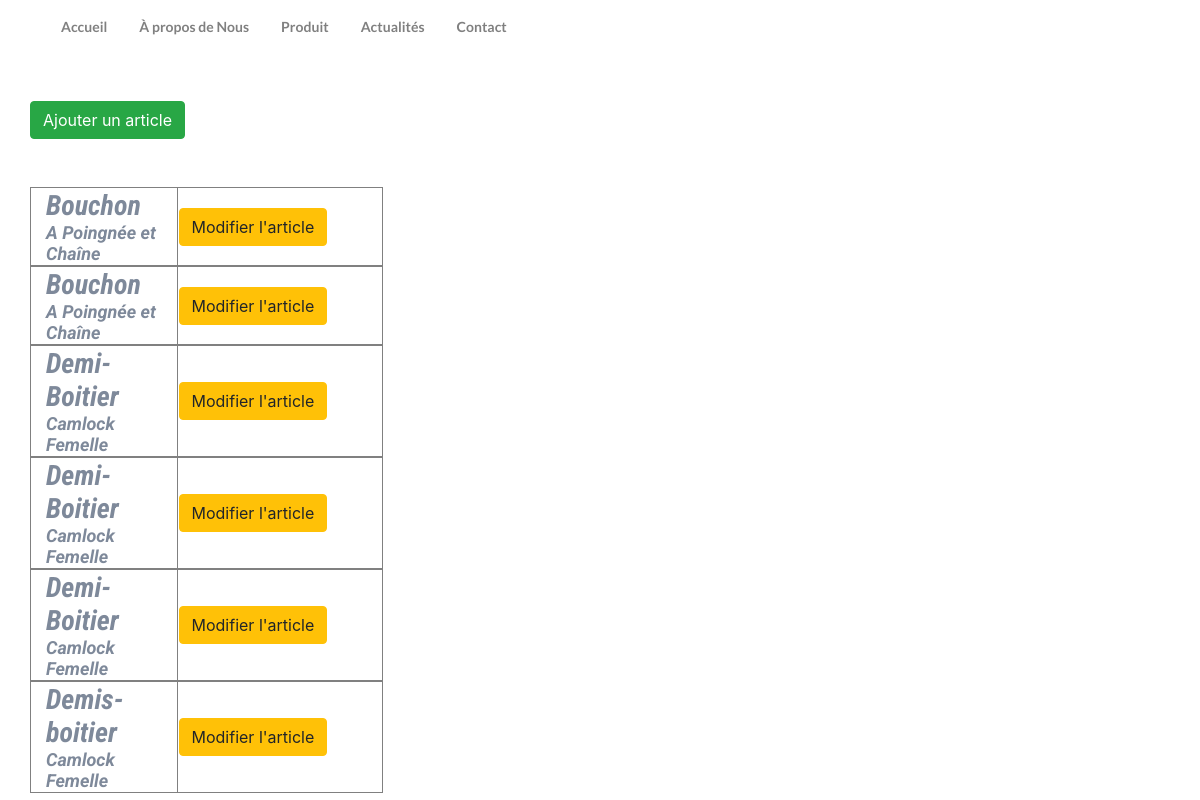
The app's page /vue/Modifier.php with its own data.
### tables this page shows
CREATE TABLE IF NOT EXISTS `produit` (
  `id` int(5) NOT NULL AUTO_INCREMENT,
  `nomProd` varchar(20) NOT NULL,
  `desprod` text NOT NULL,
  `specification` text NOT NULL,
  `image` longblob NOT NULL,
  PRIMARY KEY (`id`)
);

### classes/produit.class.php (called while the page is built, shortened)
<?php
class Produit{
	public function selectproduit(){
        $con=new connexion();
        $pdo=$con->CNXbase();
        $req="select * from produit";
        $res=$pdo->query($req)or print_r($pdo->errorInfo());
        return $res;
    }
}
?>

### vue/Modifier.php (the view, shortened to what this page needs)
<?php
include "../classes/produit.class.php";
$P=new Produit();
$res=$P->selectProduit();
?>
<html>
<head>
	<link rel="stylesheet" type="text/css" href="style/style.css">
	<link rel="stylesheet" href="https://maxcdn.bootstrapcdn.com/bootstrap/4.0.0-alpha.6/css/bootstrap.min.css">
</head>
<body>
	<nav class="navbar navbar-expand-md scrolling-navbar">
		<div class="container">
			<ul class="nav">
				<li class="nav-item"><a class="nav-link" href="cpanel.php">Accueil</a></li>
				<li class="nav-item"><a class="nav-link" href="propos.php">À propos de Nous</a></li>
				<li class="nav-item"><a class="nav-link" href="produit.php">Produit</a></li>
				<li class="nav-item"><a class="nav-link" href="actualite.php">Actualités</a></li>
				<li class="nav-item"><a class="nav-link" href="contact.php">Contact</a></li>
			</ul>
		</div>
	</nav>
	<div class="container">
		<div class="row">
			<div class="pt-5">
				<div class="pb-5">
			<a class="btn btn-success" href="ajout.php">Ajouter un article</a>
		</div>
			<?php
			foreach ($res as $row) {
				echo "<table border='1'>";
				echo "<div class='row'";
				echo "<div class=' produit'>";
				echo "<tr>";
				echo "<td class='col-md-5'>";
				echo "<div class='caption'>$row[1]</div>";
				echo "<div class='caption1'>$row[2]</div>";
				echo "</td>";
				echo "<td>";
				echo "<a class='btn btn-warning inline-block' href='../vue/modification.php?id=$row[0]'>Modifier l'article</a>";
				echo "</td>";
				echo "</tr>";
				echo "</div>";
				echo "</table>";
			}
			?>
</div>
		</div>
	</div>
</body>
</html>

### vue/style/style.css (style rules this page uses)
.caption { font-family: Roboto Condensed; color: #7e899a; font-weight: bold; font-style: italic; font-size: 28px; }
.caption1 { font-family: Roboto; color: #7e899a; font-weight: bold; font-style: italic; font-size: 18px; }
nav { background-color: white; }
nav ul li a { color: gray; }
nav ul li { list-style: none; font-family: Lato; font-weight: bold; font-size: 14px; }
nav ul { list-style: none; float: right; }

### records on screen
produit: nomProd "Bouchon", desprod "A Poingnée et Chaîne"
produit: nomProd "Bouchon", desprod "A Poingnée et Chaîne"
produit: nomProd "Demi-Boitier", desprod "Camlock Femelle"
produit: nomProd "Demi-Boitier", desprod "Camlock Femelle"
produit: nomProd "Demi-Boitier", desprod "Camlock Femelle"
produit: nomProd "Demis-boitier", desprod "Camlock Femelle"
